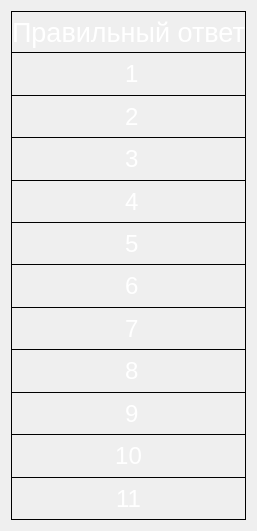
  <widget class="QWidget" name="verticalLayoutWidget_2">
   <property name="geometry">
    <rect>
     <x>410</x>
     <y>170</y>
     <width>251</width>
     <height>531</height>
    </rect>
   </property>
   <layout class="QVBoxLayout" name="vl_3">
    <property name="spacing">
     <number>0</number>
    </property>
    <item>
     <widget class="QLabel" name="prav_otv">
      <property name="font">
       <font>
        <pointsize>20</pointsize>
        <weight>50</weight>
        <bold>false</bold>
       </font>
      </property>
      <property name="styleSheet">
       <string notr="true">color:#ffffff;
border-style: solid; 
border-width: 1px;
border-color: black;</string>
      </property>
      <property name="inputMethodHints">
       <set>Qt::ImhNone</set>
      </property>
      <property name="text">
       <string>Правильный ответ</string>
      </property>
      <property name="alignment">
       <set>Qt::AlignCenter</set>
      </property>
     </widget>
    </item>
    <item>
     <widget class="QLabel" name="ans_1">
      <property name="font">
       <font>
        <pointsize>18</pointsize>
        <weight>50</weight>
        <bold>false</bold>
       </font>
      </property>
      <property name="styleSheet">
       <string notr="true">color:#ffffff;
border-style: solid; 
border-color: black;
border-top-width: 0px;
border-right-width: 1px;
border-bottom-width: 1px;
border-left-width: 1px;</string>
      </property>
      <property name="text">
       <string> 1</string>
      </property>
      <property name="alignment">
       <set>Qt::AlignCenter</set>
      </property>
     </widget>
    </item>
    <item>
     <widget class="QLabel" name="ans_2">
      <property name="font">
       <font>
        <pointsize>18</pointsize>
        <weight>50</weight>
        <bold>false</bold>
       </font>
      </property>
      <property name="styleSheet">
       <string notr="true">color:#ffffff;
border-style: solid; 
border-color: black;
border-top-width: 0px;
border-right-width: 1px;
border-bottom-width: 1px;
border-left-width: 1px;</string>
      </property>
      <property name="text">
       <string> 2</string>
      </property>
      <property name="alignment">
       <set>Qt::AlignCenter</set>
      </property>
     </widget>
    </item>
    <item>
     <widget class="QLabel" name="ans_3">
      <property name="font">
       <font>
        <pointsize>18</pointsize>
        <weight>50</weight>
        <bold>false</bold>
       </font>
      </property>
      <property name="styleSheet">
       <string notr="true">color:#ffffff;
border-style: solid; 
border-color: black;
border-top-width: 0px;
border-right-width: 1px;
border-bottom-width: 1px;
border-left-width: 1px;</string>
      </property>
      <property name="text">
       <string> 3</string>
      </property>
      <property name="alignment">
       <set>Qt::AlignCenter</set>
      </property>
     </widget>
    </item>
    <item>
     <widget class="QLabel" name="ans_4">
      <property name="font">
       <font>
        <pointsize>18</pointsize>
        <weight>50</weight>
        <bold>false</bold>
       </font>
      </property>
      <property name="styleSheet">
       <string notr="true">color:#ffffff;
border-style: solid; 
border-color: black;
border-top-width: 0px;
border-right-width: 1px;
border-bottom-width: 1px;
border-left-width: 1px;</string>
      </property>
      <property name="text">
       <string> 4</string>
      </property>
      <property name="alignment">
       <set>Qt::AlignCenter</set>
      </property>
     </widget>
    </item>
    <item>
     <widget class="QLabel" name="ans_5">
      <property name="font">
       <font>
        <pointsize>18</pointsize>
        <weight>50</weight>
        <bold>false</bold>
       </font>
      </property>
      <property name="styleSheet">
       <string notr="true">color:#ffffff;
border-style: solid; 
border-color: black;
border-top-width: 0px;
border-right-width: 1px;
border-bottom-width: 1px;
border-left-width: 1px;</string>
      </property>
      <property name="text">
       <string> 5</string>
      </property>
      <property name="alignment">
       <set>Qt::AlignCenter</set>
      </property>
     </widget>
    </item>
    <item>
     <widget class="QLabel" name="ans_6">
      <property name="font">
       <font>
        <pointsize>18</pointsize>
        <weight>50</weight>
        <bold>false</bold>
       </font>
      </property>
      <property name="styleSheet">
       <string notr="true">color:#ffffff;
border-style: solid; 
border-color: black;
border-top-width: 0px;
border-right-width: 1px;
border-bottom-width: 1px;
border-left-width: 1px;</string>
      </property>
      <property name="text">
       <string> 6</string>
      </property>
      <property name="alignment">
       <set>Qt::AlignCenter</set>
      </property>
     </widget>
    </item>
    <item>
     <widget class="QLabel" name="ans_7">
      <property name="font">
       <font>
        <pointsize>18</pointsize>
        <weight>50</weight>
        <bold>false</bold>
       </font>
      </property>
      <property name="styleSheet">
       <string notr="true">color:#ffffff;
border-style: solid; 
border-color: black;
border-top-width: 0px;
border-right-width: 1px;
border-bottom-width: 1px;
border-left-width: 1px;</string>
      </property>
      <property name="text">
       <string> 7</string>
      </property>
      <property name="alignment">
       <set>Qt::AlignCenter</set>
      </property>
     </widget>
    </item>
    <item>
     <widget class="QLabel" name="ans_8">
      <property name="font">
       <font>
        <pointsize>18</pointsize>
        <weight>50</weight>
        <bold>false</bold>
       </font>
      </property>
      <property name="styleSheet">
       <string notr="true">color:#ffffff;
border-style: solid; 
border-color: black;
border-top-width: 0px;
border-right-width: 1px;
border-bottom-width: 1px;
border-left-width: 1px;</string>
      </property>
      <property name="text">
       <string> 8</string>
      </property>
      <property name="alignment">
       <set>Qt::AlignCenter</set>
      </property>
     </widget>
    </item>
    <item>
     <widget class="QLabel" name="ans_9">
      <property name="font">
       <font>
        <pointsize>18</pointsize>
        <weight>50</weight>
        <bold>false</bold>
       </font>
      </property>
      <property name="styleSheet">
       <string notr="true">color:#ffffff;
border-style: solid; 
border-color: black;
border-top-width: 0px;
border-right-width: 1px;
border-bottom-width: 1px;
border-left-width: 1px;</string>
      </property>
      <property name="text">
       <string> 9</string>
      </property>
      <property name="alignment">
       <set>Qt::AlignCenter</set>
      </property>
     </widget>
    </item>
    <item>
     <widget class="QLabel" name="ans_10">
      <property name="font">
       <font>
        <pointsize>18</pointsize>
        <weight>50</weight>
        <bold>false</bold>
       </font>
      </property>
      <property name="styleSheet">
       <string notr="true">color:#ffffff;
border-style: solid; 
border-color: black;
border-top-width: 0px;
border-right-width: 1px;
border-bottom-width: 1px;
border-left-width: 1px;</string>
      </property>
      <property name="text">
       <string>10</string>
      </property>
      <property name="alignment">
       <set>Qt::AlignCenter</set>
      </property>
     </widget>
    </item>
    <item>
     <widget class="QLabel" name="ans_11">
      <property name="font">
       <font>
        <pointsize>18</pointsize>
        <weight>50</weight>
        <bold>false</bold>
       </font>
      </property>
      <property name="styleSheet">
       <string notr="true">color:#ffffff;
border-style: solid; 
border-color: black;
border-top-width: 0px;
border-right-width: 1px;
border-bottom-width: 1px;
border-left-width: 1px;</string>
      </property>
      <property name="text">
       <string>11</string>
      </property>
      <property name="alignment">
       <set>Qt::AlignCenter</set>
      </property>
     </widget>
    </item>
   </layout>
  </widget>
